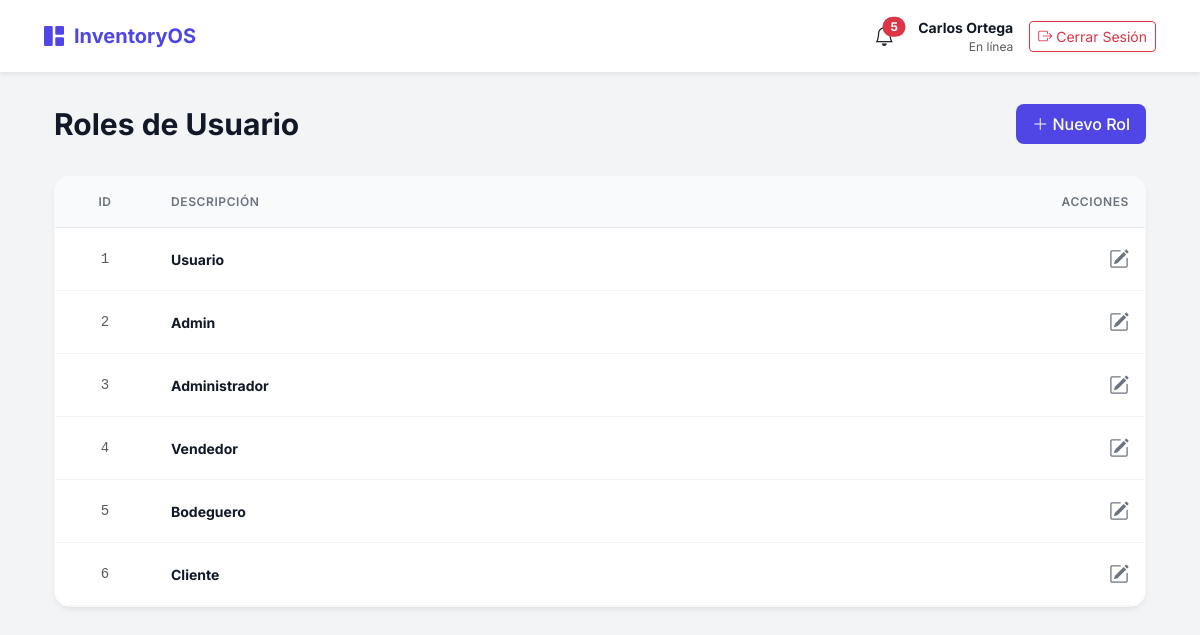
The page /create_modify_rol/listar_rol.php (signed in) on the database its author committed.
### tables this page shows
CREATE TABLE `cod_rol` (
  `cod_rol` int NOT NULL,
  `descripcion` varchar(100) NOT NULL
);

### create_modify_rol/listar_rol.php (the view, shortened to what this page needs)
<?php
require_once __DIR__ . '/../connect.php';
$sql = "SELECT * FROM cod_rol";
$resultado = $conn->query($sql);
?>
<!DOCTYPE html>
<html lang="es">
<head>
    <link href="https://cdn.jsdelivr.net/npm/bootstrap@5.3.0/dist/css/bootstrap.min.css" rel="stylesheet">
    <link rel="stylesheet" href="https://cdn.jsdelivr.net/npm/bootstrap-icons@1.11.0/font/bootstrap-icons.css">
</head>
<body>
<?php include '../navbar.php'; ?>
<div class="container px-4">
    <div class="page-header">
        <h1 class="page-title">Roles de Usuario</h1>
        <a href="agregar_rol.php" class="btn btn-primary-custom">
            <i class="bi bi-plus-lg"></i> Nuevo Rol
        </a>
    </div>
    <div class="card-custom">
        <div class="table-responsive">
            <table class="table table-hover mb-0">
                <thead>
                    <tr>
                        <th class="text-center" style="width: 100px;">ID</th>
                        <th>Descripción</th>
                        <th class="text-end">Acciones</th>
                    </tr>
                </thead>
                <tbody>
                    <?php if ($resultado && $resultado->num_rows > 0): while ($fila = $resultado->fetch_assoc()): ?>
                    <tr>
                        <td class="text-center text-muted font-monospace"><?php echo $fila['cod_rol']; ?></td>
                        <td class="fw-bold"><?php echo htmlspecialchars($fila['descripcion']); ?></td>
                        <td class="text-end">
                            <a href="editar_rol.php?cod_rol=<?php echo $fila['cod_rol']; ?>" class="action-btn" title="Editar">
                                <i class="bi bi-pencil-square fs-5"></i>
                            </a>
                        </td>
                    </tr>
                    <?php endwhile; else: ?>
                    <tr><td colspan="3" class="text-center py-4 text-muted">No hay roles registrados</td></tr>
                    <?php endif; ?>
                </tbody>
            </table>
        </div>
    </div>
</div>
</body>
</html>

### create_modify_rol/listar_rol.php (style rules this page uses)
:root { --primary-color: #4f46e5; --bg-color: #f3f4f6; --card-bg: #ffffff; --text-main: #111827; --text-muted: #6b7280; }
body { background-color: var(--bg-color); font-family: 'Inter', sans-serif; color: var(--text-main); }
.page-header { display: flex; justify-content: space-between; align-items: center; margin-bottom: 2rem; margin-top: 2rem; }
.page-title { font-size: 1.875rem; font-weight: 700; color: var(--text-main); margin: 0; }
.card-custom { background-color: var(--card-bg); border-radius: 16px; box-shadow: 0 4px 6px -1px rgba(0, 0, 0, 0.05), 0 2px 4px -1px rgba(0, 0, 0, 0.03); border: 1px solid rgba(0,0,0,0.02); overflow: hidden; }
.table thead th { background-color: #f9fafb; color: var(--text-muted); font-weight: 600; text-transform: uppercase; font-size: 0.75rem; letter-spacing: 0.05em; border-bottom: 1px solid #e5e7eb; padding: 1rem; }
.table tbody td { padding: 1rem; vertical-align: middle; border-bottom: 1px solid #f3f4f6; color: var(--text-main); font-size: 0.875rem; }
.btn-primary-custom { background-color: var(--primary-color); color: white; border: none; padding: 0.5rem 1rem; border-radius: 8px; font-weight: 500; transition: all 0.2s; }
.action-btn { color: var(--text-muted); transition: color 0.2s; }

### rows shown on the page
cod_rol: cod_rol "1", descripcion "Usuario"
cod_rol: cod_rol "2", descripcion "Admin"
cod_rol: cod_rol "3", descripcion "Administrador"
cod_rol: cod_rol "4", descripcion "Vendedor"
cod_rol: cod_rol "5", descripcion "Bodeguero"
cod_rol: cod_rol "6", descripcion "Cliente"

### other values the page prints
$alert_count "5"
$_SESSION['nombre'] "Carlos Ortega"
